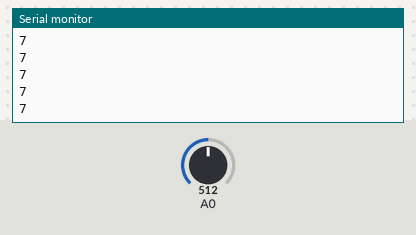
A sketch run on a simulated Arduino Uno, built with avr-gcc and run on an emulated ATmega328P. On the bench: the last lines printed to the serial monitor. The inputs (shaded band) are chosen by the test bench; at power-on: A0 = 512.

Above: at 1.2 s.
1.3 s: A0 set to 716
At 2.1 s:
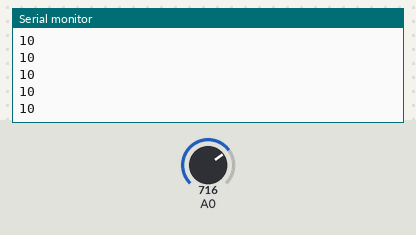
2.8 s: A0 set to 900
At 3.7 s:
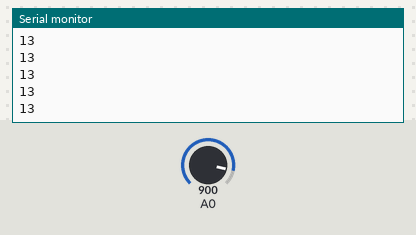
Timing chart, 0 to 5.8 s (numbered marks = the images above; inputs shaded):
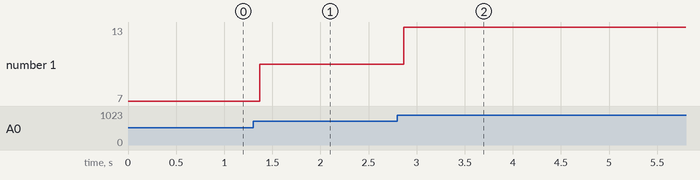

The sketch:

Question-3.ino
```cpp
void setup() {
  Serial.begin(9600);
  pinMode(A0, INPUT);
}

void loop() {
  int sensorValue = analogRead(A0);
  int mappedValue = map(sensorValue, 0, 1023, 0, 15);

  Serial.println(mappedValue);

}
```

Measured:
- after the input at 1.3 s, the serial monitor: prints a new line after 0.07 s (image 1)
- after the input at 2.8 s, the serial monitor: prints a new line after 0.07 s (image 2)
- plotted number 1: 7 → 10 after the input at 1.3 s, 10 → 13 after the input at 2.8 s
